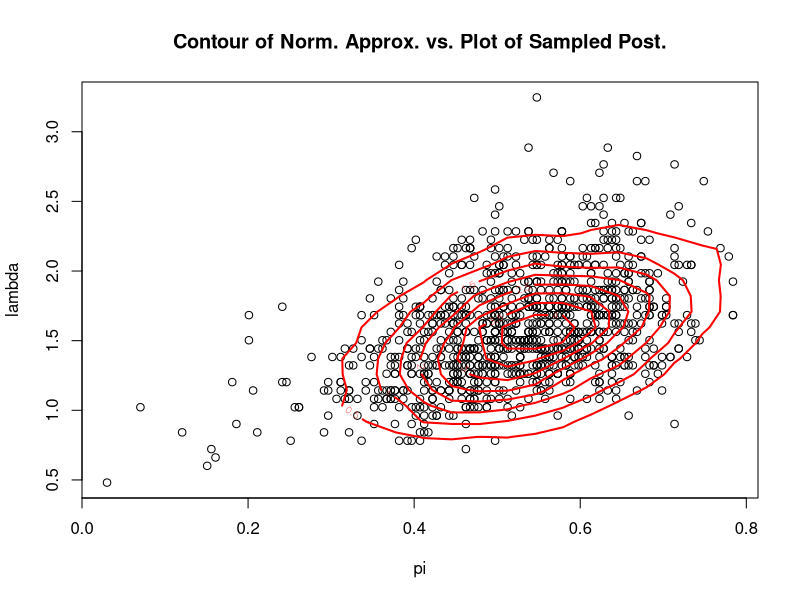
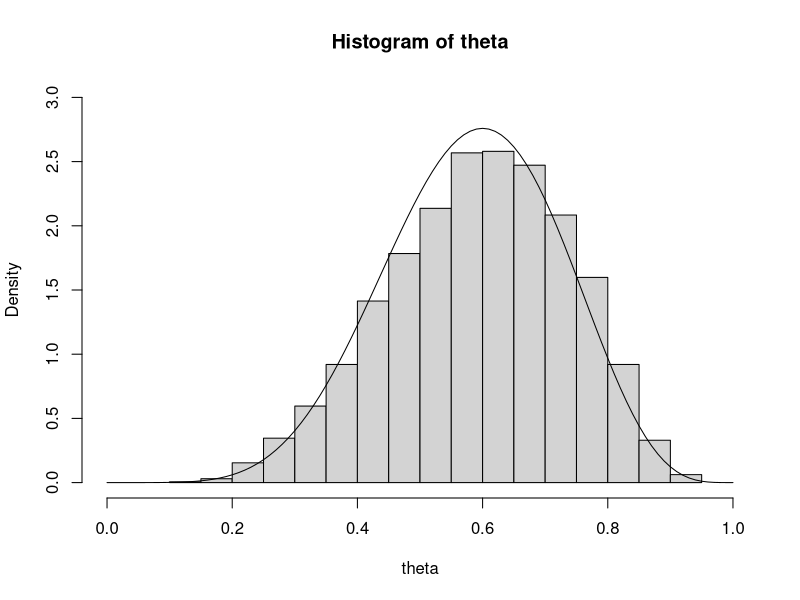

Reproduce these figures in R, in order.
## ---- chunk 1
suppressPackageStartupMessages(library("MASS"))

# Data
y <- c(rep(0, 25), rep(1, 6), rep(2, 4), rep(3, 3), 5)

log_lik <- function(p, lambda, x) {
  # Log-likelihood components
  loglik_zero <- log(p + (1 - p) * exp(-lambda))
  loglik_nonzero <- log(1 - p) - lambda + x * log(lambda) - lgamma(x + 1)
  
  # Combine
  sum(ifelse(x == 0, loglik_zero, loglik_nonzero))
}

logp_unnorm <- function(p, l, y) {
  log_lik(p, l, y) + dbeta(p, 1, 1, log = TRUE) + dgamma(l, 2, 1, log = TRUE)
}

res <- optim(c(0.0, 1.0), \(par) -logp_unnorm(p = par[1], l = par[2], y=y), hessian = TRUE)

appx_mean <- res$par
appx_sigma <- solve(res$hessian)

sim <- mvrnorm(n = 10e3, mu = appx_mean, Sigma = appx_sigma)
dens <- kde2d(x = sim[, 1], y = sim[, 2])
# Plotted below

### Draws from posterior using Gibbs (same code from HW4, for comparison)
logfc_pi <- function(p, lambda, x) {
  log_lik(p, lambda, x) + dbeta(p, 1, 1, log = TRUE)
}

logfc_lambda <- function(p, lambda, x) {
  log_lik(p, lambda, x) + dgamma(lambda, 2, 1, log = TRUE)
}

# Initialize things
n_pi <- 200
pi_seq <- seq(0, 1, length = n_pi)
n_lambda <- 500
lambda_seq <- seq(0, 30, length = n_lambda)

state <- list(pi = .5, lambda = 1.5)
n_iter <- 1000
sims <- as.data.frame(matrix(NA, nrow = n_iter, ncol = length(state)))
colnames(sims) <- names(state)

for (i in 1:n_iter) {
  ## Update Pi
  lp_pi <- sapply(pi_seq, \(p) logfc_pi(p = p, lambda = state$lambda, x = y))
  state$pi <- sample(pi_seq, 1, prob = exp(lp_pi - max(lp_pi))) # It auto-standardizes the probabilities. Max(lp_pi) is to prevent overflow

  ## Update Lambda
  lp_lambda <- sapply(lambda_seq, \(l) logfc_lambda(p = state$pi, lambda = l, x = y))
  state$lambda <- sample(lambda_seq, 1, prob = exp(lp_lambda - max(lp_lambda))) # It auto-standardizes the probabilities. Max(lp_alpha) is to prevent overflow

  sims[i, 'pi'] <- state$pi
  sims[i, 'lambda'] <- state$lambda
}

# Plot the sampled posterior points
plot(sims$pi, sims$lambda, xlab = "pi", ylab = "lambda", main = 'Contour of Norm. Approx. vs. Plot of Sampled Post.') # draws from the joint posterior
contour(dens$x, dens$y, dens$z, col = "red", lwd = 2, add = TRUE)
## ---- chunk 2
n0 <- 2
y0 <- 0.5
n <- 8
y_bar <- 5/8
sum_y <- 5


theta_hat <- (n0*y0 + n*y_bar)/(n0 + n)
eta_hat <- log(theta_hat/(1-theta_hat))
sigma_hat <- ((n0 + n)*(exp(eta_hat)/(1+exp(eta_hat)) - (exp(eta_hat)/(1+exp(eta_hat)))^2))^(-1)

# Simulate samples
nsim <- 10e3
x <- rnorm(nsim, eta_hat, sqrt(sigma_hat))
w <- exp(-(n0+n)*log(1+exp(x)) + (n0*y0 + sum_y)*x) / dnorm(x, eta_hat, sqrt(sigma_hat))
wn <- w/sum(w)

# P(theta > 0)
p_eta_0 <- sum((x > 0)*wn)
## ---- chunk 3
# Transform the previously drawn Etas into Thetas
theta <- 1/(1 + exp(-x))
# Plot densities of sampled thetas and Beta posterior
hist(theta, freq = FALSE, xlim = c(0, 1), ylim = c(0, 3))
curve(dbeta(x, sum_y + n0*y0 + 1, n - sum_y + n0 * (1 - y0) + 1), add = TRUE)
## ---- chunk 4
p = matrix(c(0, 0.4, 0.6, 0.1, 0.3, 0.6, 0.7, 0.2, 0.1), nrow = 3, byrow = TRUE)

p%*%p
## ---- chunk 5
p%*%p
## ---- chunk 6
simulate <- function(n_sim, final_step, starting_pos) {
    res <- vector(mode = 'list', length = n_sim)
    for (i in 1:n_sim) {
        pos <- starting_pos
        for (j in 1:(final_step-1)) {
            pos <- sample(c(1, 2, 3), size = 1, prob = p[pos, ])
        }
        res[[i]] <- pos
    }
    res
}

p_y_3 <- mean(simulate(n_sim = 10e3, final_step = 3, starting_pos = 1) == 3)
## ---- chunk 7
mult_p <- function(n) {
    p_next <- p
    for (i in 1:(n-1)) {
        p_next <- p_next%*%p
    }
    p_next
}

mult_p(n = 12)
## ---- chunk 8
p_y_12 <- mean(simulate(n_sim = 10e3, final_step = 12, starting_pos = 2) == 3)
## ---- chunk 9
mult_p(n = 5)
## ---- chunk 10
mult_p(n = 10)
## ---- chunk 11
mult_p(n = 100)
## ---- chunk 12
mult_p(n = 10000)
## ---- chunk 13
n_sim <- 10000
steps <- vector(mode = 'list', length = n_sim)
steps[[1]] <- 1
for (i in 2:(n_sim)) {
    steps[[i]] <- sample(c(1, 2, 3), size = 1, prob = p[steps[[i-1]], ])
}
p1 <- mean(steps == 1)
p2 <- mean(steps == 2)
p3 <-  mean(steps == 3)
